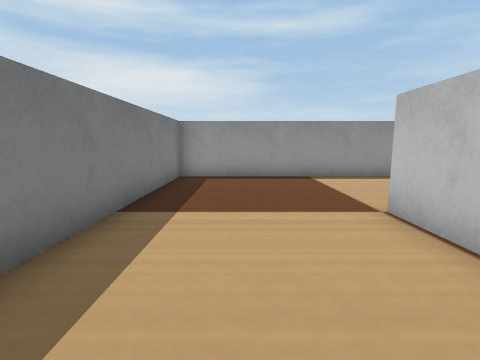
[1] (above)

24 first-person views from a walk through a robot-simulator world made for Webots. The camera is 0.06 m above the floor, tilts 8° down and sees 85° across. The floor is counted in squares, 0.05 m on a side. Each view is taken from the middle of a square. On the plan, view 1 faces up. The plan holds only what a view shows up to about 12 squares ahead; the rest is blank. The place goes on beyond the plan. The robots in the file are not drawn. Webots' stock objects and surfaces are drawn as simple stand-ins.

[2]
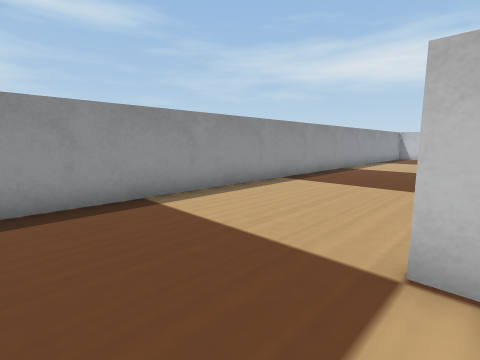

[3]
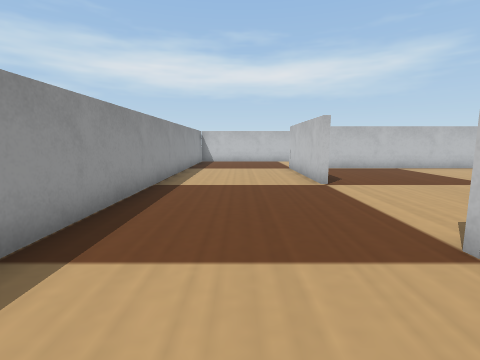

[4]
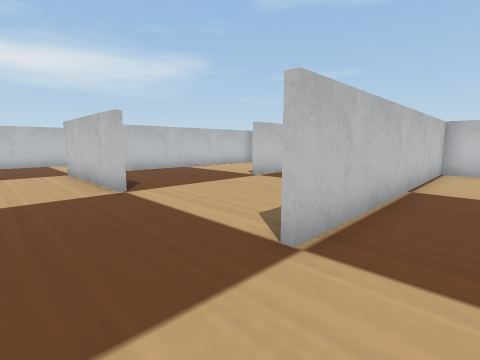

[5]
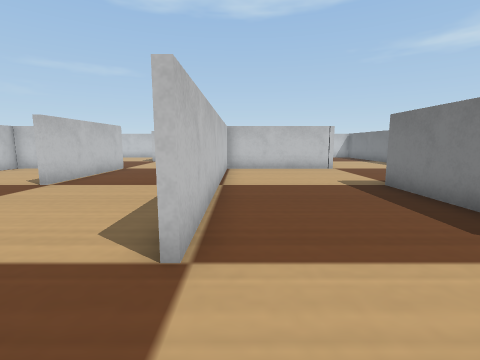

[6]
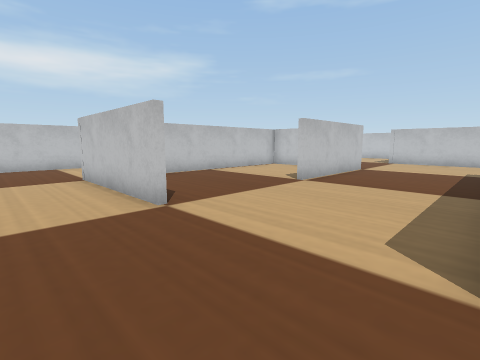

[7]
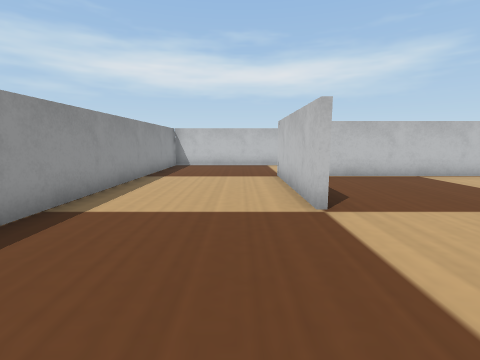

[8]
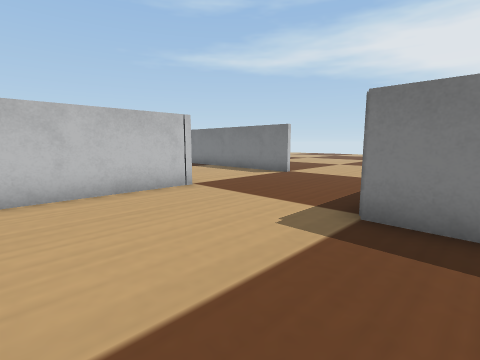

[9]
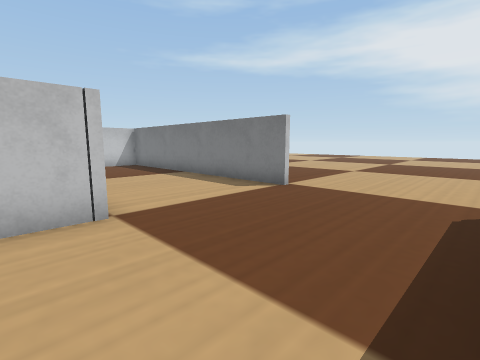

[10]
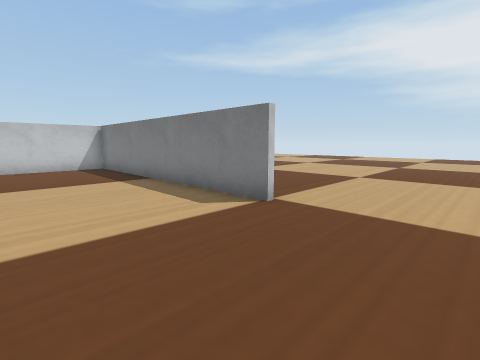

[11]
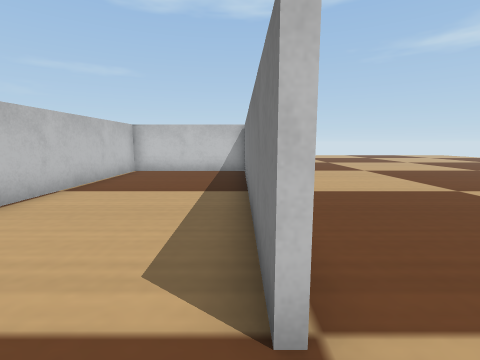

[12]
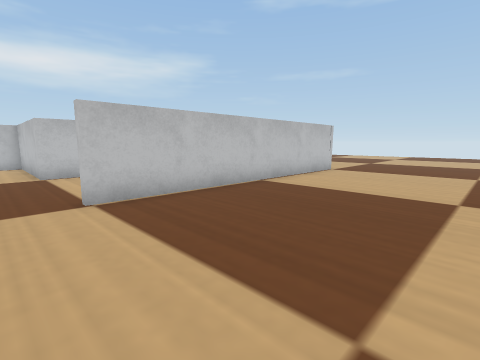

[13]
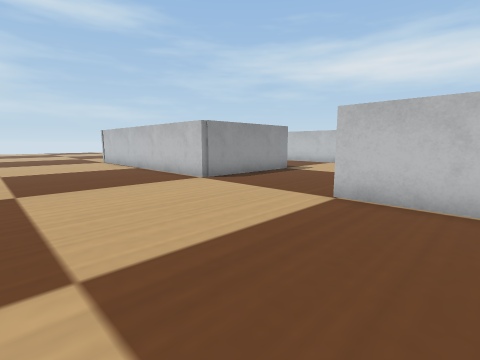

[14]
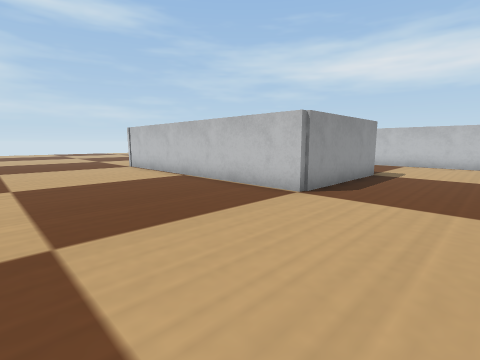

[15]
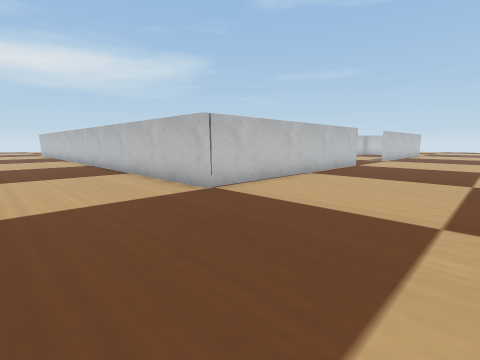

[16]
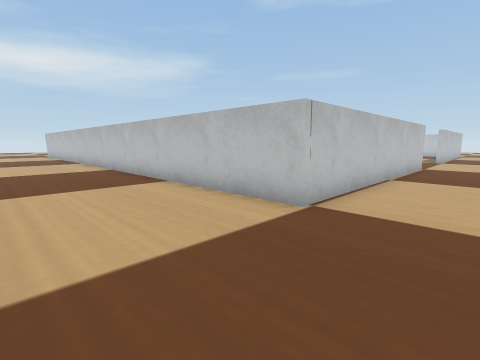

[17]
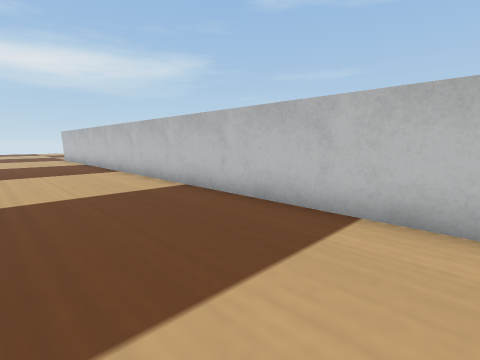

[18]
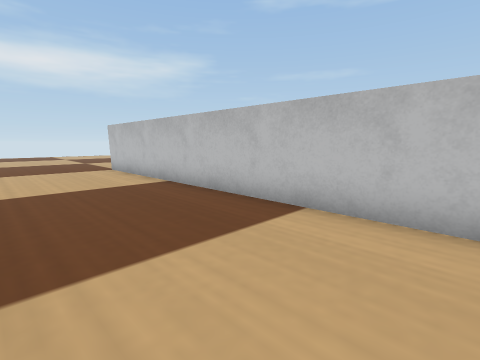

[19]
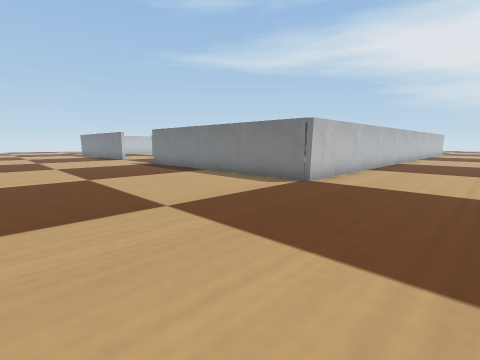

[20]
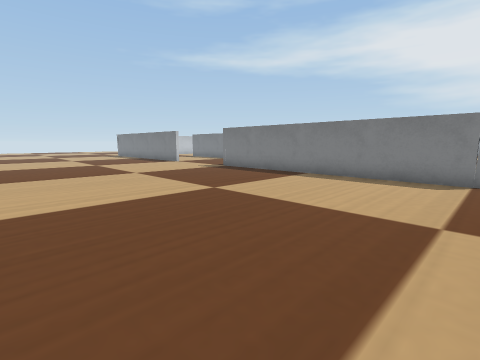

[21]
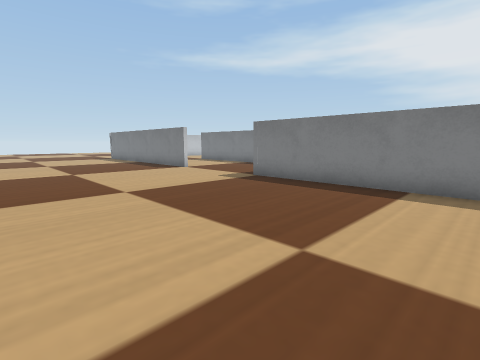

[22]
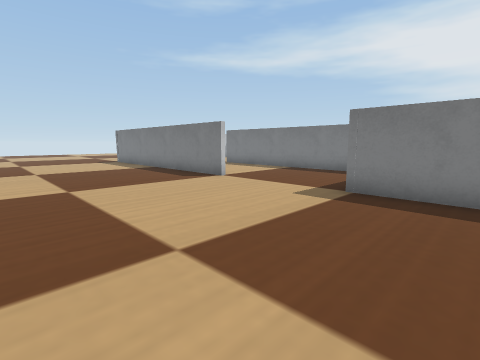

[23]
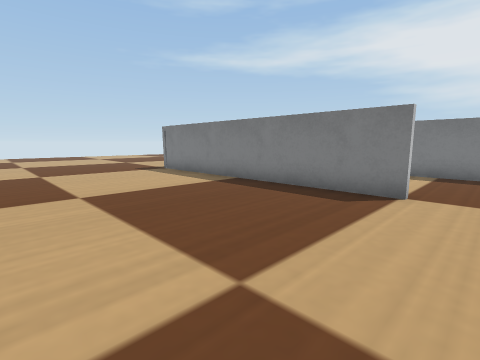

[24]
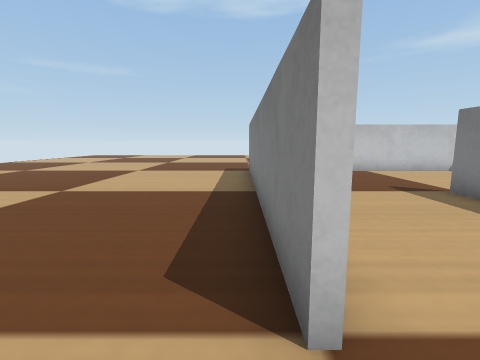

### Floor plan
Points are (right, up) in squares from view 1. A wall is a line through its corners. A room is listed if a view was taken in it or the views show most of it. See-through windows are left out.
Room 1 (views 1, 2, 3, 4, 5, 6, 7, 8, 9, 10, 11, 12, 13, 14, 15, 16, 17, 18, 19, 20, 21, 22, 23, 24)
walls: (12.6, -5.6) (12.6, -0.5); (17.6, -2.9) (17.6, 2.8); (17.8, -2.6) (17.8, -6.4); (17.6, -5.2) (17.6, -4.5); (12.6, 4.6) (17.9, 4.5); (17.8, -9.5) (17.8, -10.5); (2.6, -6.6) (2.6, -5.4) (7.6, -5.4) (7.6, 4.6); (2.8, 2.5) (2.8, -0.6) (-2.4, -0.6) (-2.4, 9.8) (22.6, 9.7) (22.6, -0.7); (22.6, -5.4) (22.6, -15.6); (2.6, 2.6) (2.6, 4.5); (13.6, -15.4) (18.1, -15.4); (22.4, 4.1) (22.4, 6.4); (-2.2, -5.3) (-2.2, -15); (20.1, 9.5) (-2.2, 9.5) (-2.2, 2.2); (-2.2, -15.4) (2.6, -15.4) (2.6, -8.9); (-2.4, -15.6) (-2.4, -5.3)

Where each view was taken, in squares from view 1:
view 1: 0 up, 0 right, facing up
view 2: 4 up, 0 right, facing up-right
view 3: 7 up, 5 right, facing right
view 4: 7 up, 6 right, facing down-right
view 5: 7 up, 7 right, facing down
view 6: 7 up, 8 right, facing down-right
view 7: 6 up, 8 right, facing right
view 8: 1 up, 7 right, facing down-left
view 9: 1 down, 4 right, facing down-left
view 10: 2 down, 2 right, facing down-left
view 11: 4 down, 2 left, facing down
view 12: 4 down, 8 left, facing down-right
view 13: 8 down, 8 left, facing up-right
view 14: 4 down, 8 left, facing up-right
view 15: 14 up, 8 left, facing down-right
view 16: 14 up, 5 left, facing down-right
view 17: 14 up, 1 right, facing down-right
view 18: 14 up, 10 right, facing down-right
view 19: 14 up, 30 right, facing down-left
view 20: 10 up, 32 right, facing down-left
view 21: 6 up, 30 right, facing down-left
view 22: 2 up, 29 right, facing down-left
view 23: 4 down, 29 right, facing down-left
view 24: 4 down, 23 right, facing down
